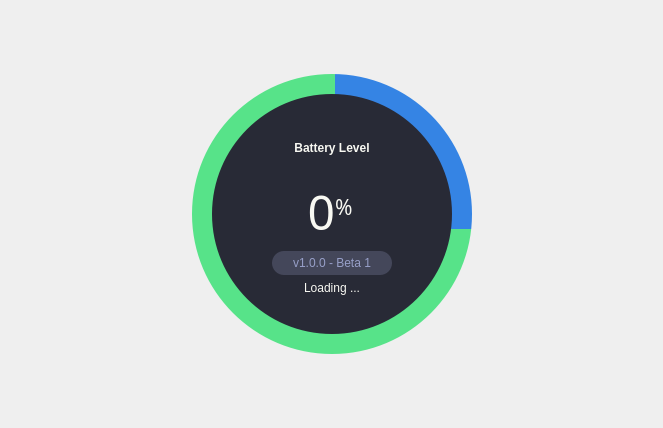
<?xml version="1.0" encoding="UTF-8"?>
<ui version="4.0">
 <class>Form</class>
 <widget class="QWidget" name="Form">
  <property name="geometry">
   <rect>
    <x>0</x>
    <y>0</y>
    <width>663</width>
    <height>428</height>
   </rect>
  </property>
  <property name="windowTitle">
   <string>Form</string>
  </property>
  <layout class="QHBoxLayout" name="horizontalLayout_2">
   <item>
    <layout class="QHBoxLayout" name="horizontalLayout">
     <item>
      <spacer name="horizontalSpacer_2">
       <property name="orientation">
        <enum>Qt::Orientation::Horizontal</enum>
       </property>
       <property name="sizeHint" stdset="0">
        <size>
         <width>40</width>
         <height>20</height>
        </size>
       </property>
      </spacer>
     </item>
     <item>
      <widget class="QWidget" name="widget" native="true">
       <property name="minimumSize">
        <size>
         <width>300</width>
         <height>300</height>
        </size>
       </property>
       <property name="maximumSize">
        <size>
         <width>300</width>
         <height>300</height>
        </size>
       </property>
       <layout class="QVBoxLayout" name="verticalLayout_6">
        <property name="spacing">
         <number>0</number>
        </property>
        <property name="leftMargin">
         <number>10</number>
        </property>
        <property name="topMargin">
         <number>10</number>
        </property>
        <property name="rightMargin">
         <number>10</number>
        </property>
        <property name="bottomMargin">
         <number>10</number>
        </property>
        <item>
         <widget class="QFrame" name="circle_lv">
          <property name="styleSheet">
           <string notr="true">QFrame{
	background-color: qconicalgradient(cx:0.512029, cy:0.551, angle:90, stop:0.749 rgba(87, 227, 137, 255), stop:0.750 rgba(53, 132, 228, 255));
	border-radius: 140px;
}</string>
          </property>
          <property name="frameShape">
           <enum>QFrame::Shape::NoFrame</enum>
          </property>
          <property name="frameShadow">
           <enum>QFrame::Shadow::Raised</enum>
          </property>
          <layout class="QVBoxLayout" name="verticalLayout_7">
           <property name="spacing">
            <number>0</number>
           </property>
           <property name="leftMargin">
            <number>20</number>
           </property>
           <property name="topMargin">
            <number>20</number>
           </property>
           <property name="rightMargin">
            <number>20</number>
           </property>
           <property name="bottomMargin">
            <number>20</number>
           </property>
           <item>
            <widget class="QFrame" name="circle_bg">
             <property name="styleSheet">
              <string notr="true">QFrame{
	background-color: #282a36;
	color: #f8f8f2;
	border-radius: 120px;
}</string>
             </property>
             <property name="frameShape">
              <enum>QFrame::Shape::NoFrame</enum>
             </property>
             <property name="frameShadow">
              <enum>QFrame::Shadow::Raised</enum>
             </property>
             <layout class="QVBoxLayout" name="verticalLayout_8">
              <property name="spacing">
               <number>0</number>
              </property>
              <property name="leftMargin">
               <number>0</number>
              </property>
              <property name="topMargin">
               <number>0</number>
              </property>
              <property name="rightMargin">
               <number>0</number>
              </property>
              <property name="bottomMargin">
               <number>0</number>
              </property>
              <item>
               <widget class="QFrame" name="texts">
                <property name="maximumSize">
                 <size>
                  <width>16777215</width>
                  <height>180</height>
                 </size>
                </property>
                <property name="styleSheet">
                 <string notr="true">background: none;</string>
                </property>
                <property name="frameShape">
                 <enum>QFrame::Shape::NoFrame</enum>
                </property>
                <property name="frameShadow">
                 <enum>QFrame::Shadow::Raised</enum>
                </property>
                <layout class="QVBoxLayout" name="verticalLayout_10">
                 <item>
                  <layout class="QGridLayout" name="gridLayout_2">
                   <item row="0" column="0">
                    <widget class="QLabel" name="title">
                     <property name="minimumSize">
                      <size>
                       <width>0</width>
                       <height>30</height>
                      </size>
                     </property>
                     <property name="font">
                      <font>
                       <bold>true</bold>
                      </font>
                     </property>
                     <property name="text">
                      <string>Battery Level</string>
                     </property>
                     <property name="alignment">
                      <set>Qt::AlignmentFlag::AlignCenter</set>
                     </property>
                    </widget>
                   </item>
                   <item row="2" column="0">
                    <widget class="QFrame" name="frame">
                     <property name="frameShape">
                      <enum>QFrame::Shape::NoFrame</enum>
                     </property>
                     <property name="frameShadow">
                      <enum>QFrame::Shadow::Raised</enum>
                     </property>
                     <layout class="QHBoxLayout" name="horizontalLayout_5">
                      <property name="spacing">
                       <number>0</number>
                      </property>
                      <property name="leftMargin">
                       <number>0</number>
                      </property>
                      <property name="topMargin">
                       <number>0</number>
                      </property>
                      <property name="rightMargin">
                       <number>0</number>
                      </property>
                      <property name="bottomMargin">
                       <number>0</number>
                      </property>
                      <item>
                       <widget class="QLabel" name="version">
                        <property name="minimumSize">
                         <size>
                          <width>120</width>
                          <height>24</height>
                         </size>
                        </property>
                        <property name="maximumSize">
                         <size>
                          <width>120</width>
                          <height>24</height>
                         </size>
                        </property>
                        <property name="styleSheet">
                         <string notr="true">QLabel{
border-radius:12px;
color: rgb(151,159,200);
background-color: rgb(68,71,90)
}</string>
                        </property>
                        <property name="text">
                         <string>v1.0.0 - Beta 1</string>
                        </property>
                        <property name="alignment">
                         <set>Qt::AlignmentFlag::AlignCenter</set>
                        </property>
                       </widget>
                      </item>
                     </layout>
                    </widget>
                   </item>
                   <item row="3" column="0">
                    <widget class="QLabel" name="loading">
                     <property name="text">
                      <string>Loading ...</string>
                     </property>
                     <property name="alignment">
                      <set>Qt::AlignmentFlag::AlignCenter</set>
                     </property>
                    </widget>
                   </item>
                   <item row="1" column="0">
                    <widget class="QFrame" name="empty">
                     <property name="minimumSize">
                      <size>
                       <width>0</width>
                       <height>80</height>
                      </size>
                     </property>
                     <property name="frameShape">
                      <enum>QFrame::Shape::NoFrame</enum>
                     </property>
                     <property name="frameShadow">
                      <enum>QFrame::Shadow::Raised</enum>
                     </property>
                     <layout class="QVBoxLayout" name="verticalLayout_9">
                      <item>
                       <widget class="QLabel" name="Percent">
                        <property name="maximumSize">
                         <size>
                          <width>200</width>
                          <height>200</height>
                         </size>
                        </property>
                        <property name="font">
                         <font>
                          <family>Noto Sans Bamum</family>
                          <pointsize>35</pointsize>
                          <italic>false</italic>
                          <bold>false</bold>
                         </font>
                        </property>
                        <property name="text">
                         <string>&lt;html&gt;&lt;head/&gt;&lt;body&gt;&lt;p&gt;&lt;span style=&quot; font-size:36pt;&quot;&gt;0&lt;/span&gt;&lt;span style=&quot; font-size:24pt; vertical-align:super;&quot;&gt;%&lt;/span&gt;&lt;/p&gt;&lt;/body&gt;&lt;/html&gt;</string>
                        </property>
                        <property name="alignment">
                         <set>Qt::AlignmentFlag::AlignCenter</set>
                        </property>
                       </widget>
                      </item>
                     </layout>
                    </widget>
                   </item>
                  </layout>
                 </item>
                </layout>
               </widget>
              </item>
             </layout>
            </widget>
           </item>
          </layout>
         </widget>
        </item>
       </layout>
      </widget>
     </item>
     <item>
      <spacer name="horizontalSpacer">
       <property name="orientation">
        <enum>Qt::Orientation::Horizontal</enum>
       </property>
       <property name="sizeHint" stdset="0">
        <size>
         <width>40</width>
         <height>20</height>
        </size>
       </property>
      </spacer>
     </item>
    </layout>
   </item>
  </layout>
 </widget>
 <resources/>
 <connections/>
</ui>
